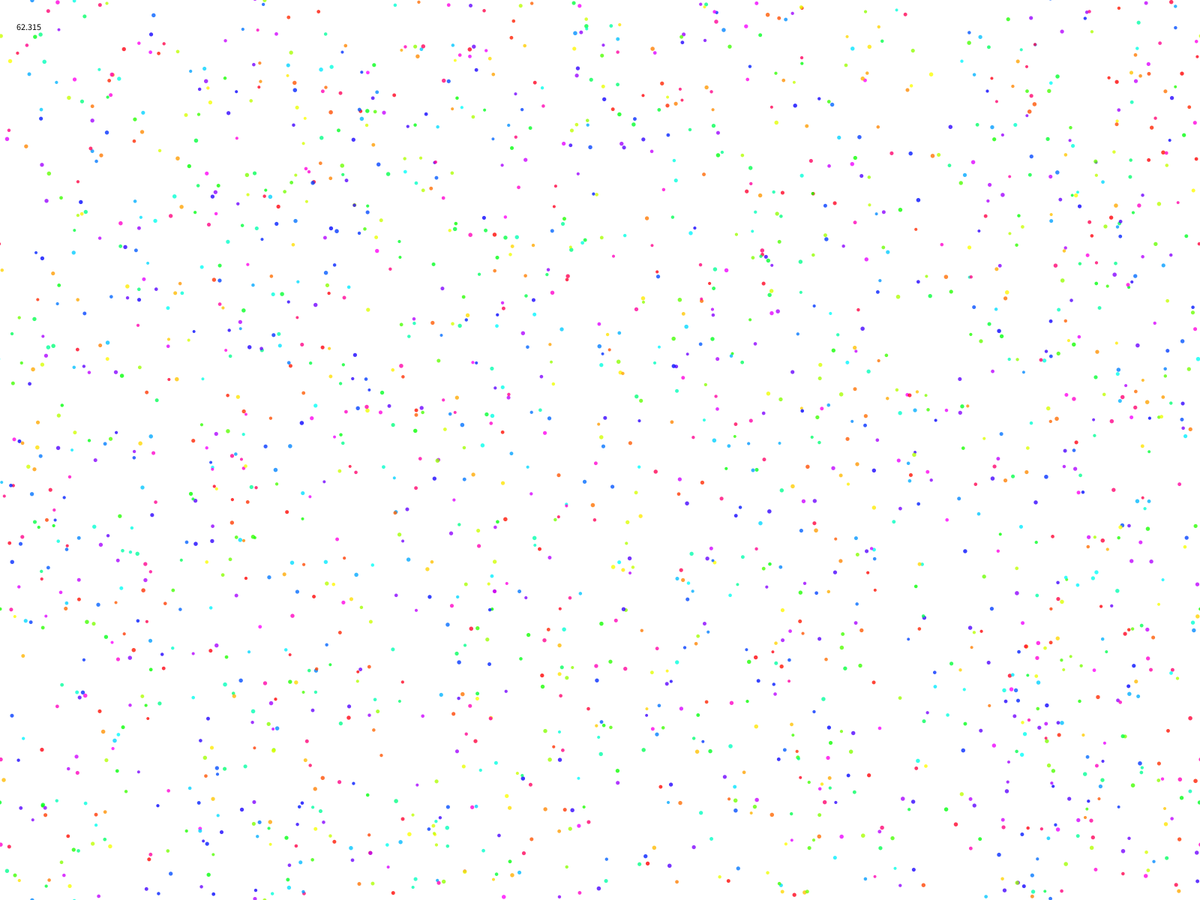
Frame 1 (no input)
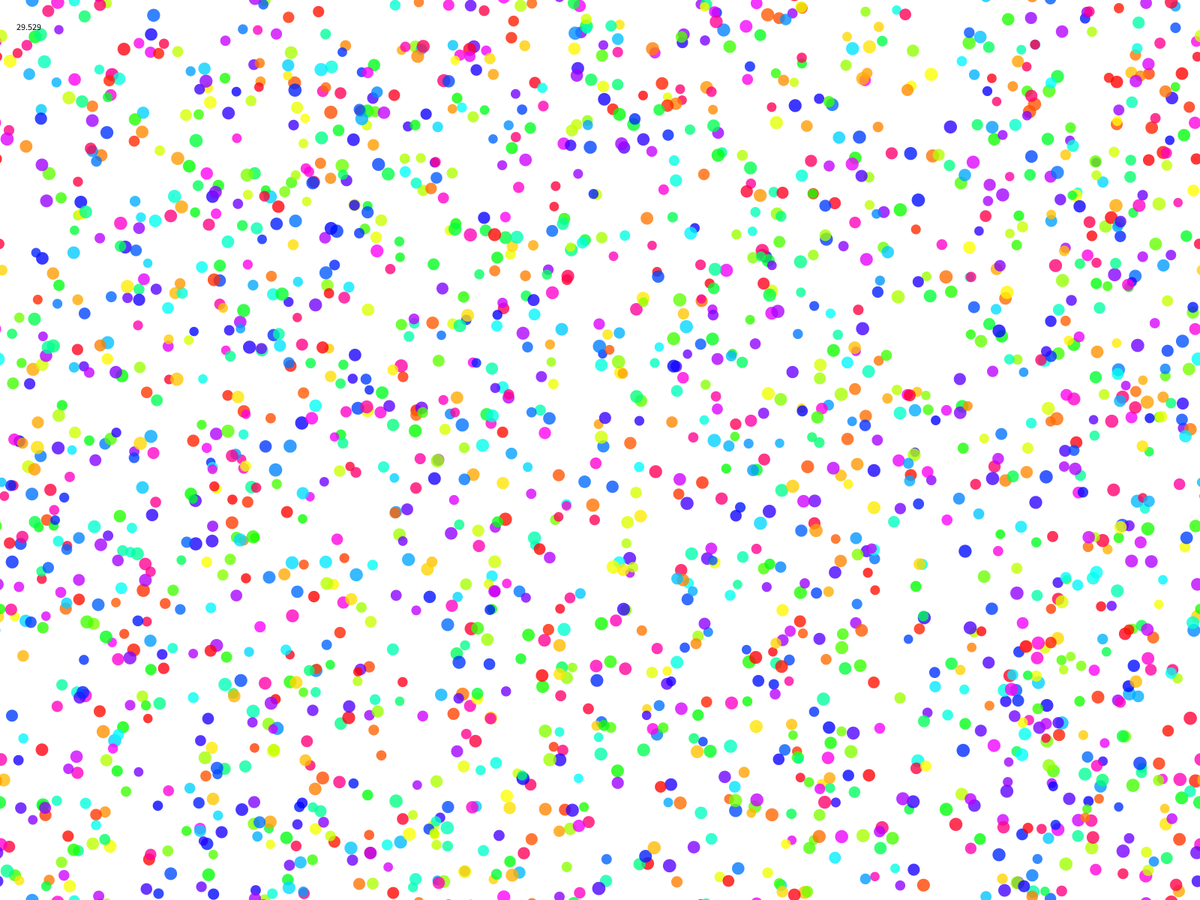
Frame 60 (the mouse pressed at the canvas centre just before this capture)
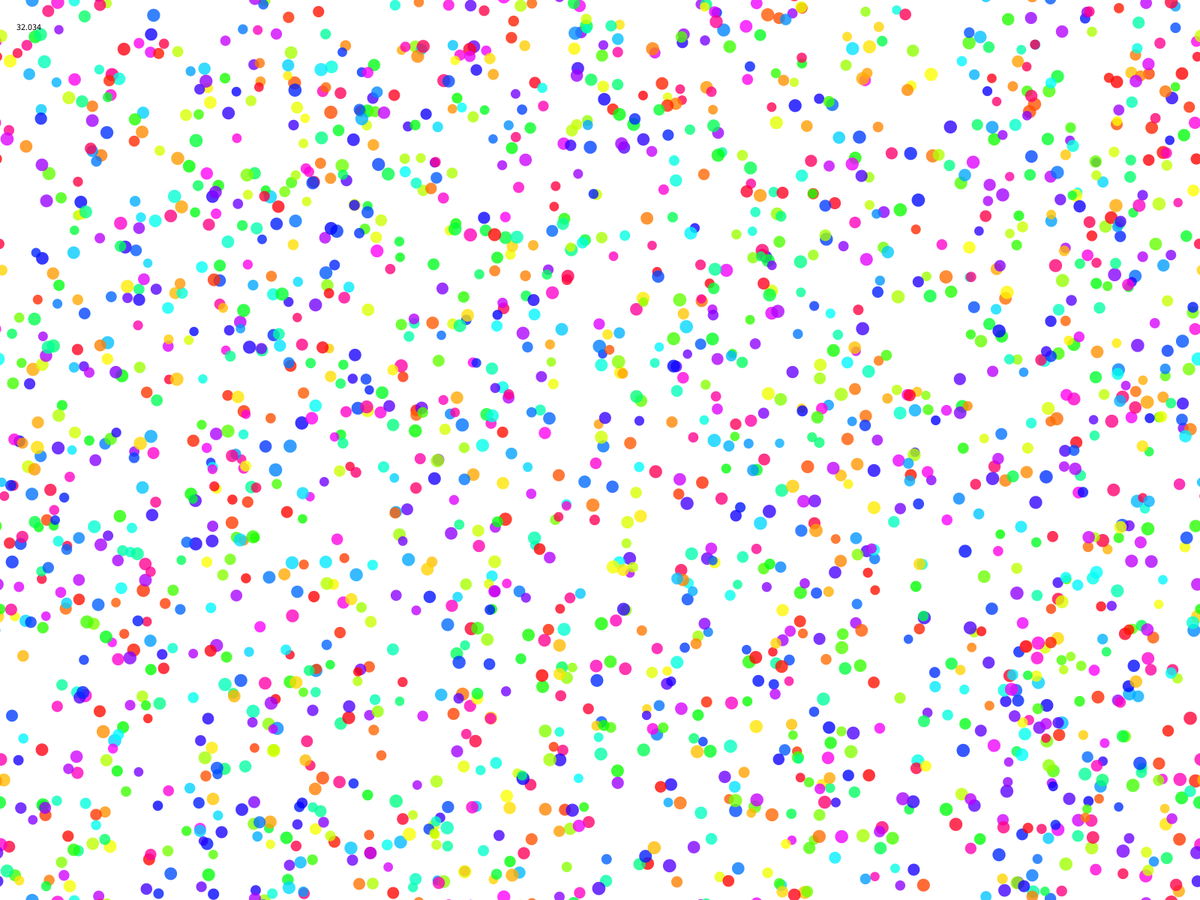
Frame 120 (the mouse held since frame 60 and released just before this capture)

The Processing sketch that drew these frames (run headless with seeded random() and noise(); from frame 60 on, the mouse is pressed at the canvas centre):

// Processing sketch: Growing_Circles
// ── Growing_Circles.pde
Enemy[] enemies = new Enemy[2000];
Camera camera = new Camera();
boolean started;

void setup() {
  fullScreen();
  frameRate(100);
  for (int i = 0; i < enemies.length; i++) 
    enemies[i] = new Enemy(i);
  colorMode(HSB);
  noStroke();
  rectMode(CENTER);
  background(255);
}

void draw() {
  background(255);
  for (Enemy enemy : enemies) {
    if (enemy.alive) {
      if (started) {
        enemy.walk();
        enemy.attack();
      }
      enemy.show();
      enemy.showBorders();
    }
  }
  if (keyPressed) started = true;
  fill(0);
  text(frameRate, 20, 40);
}

class Enemy {
  int ID, currentHp, hp, attack, defence, colour;
  float direction, turn, radius;
  PVector pos;
  boolean alive;

  Enemy(int ID_) {
    ID = ID_;
    hp = int(random(500, 1000));
    attack = int(random(100));
    defence = int(random(100));
    direction = random(2*PI);
    colour = int(random(255));
    alive = true;
    pos = new PVector(random(width), random(height));
  }

  void show() {
    fill(colour, 255, 255, 200);
    currentHp = int(lerp(currentHp, hp, 0.1));
    radius = (PI * sq(currentHp))/1000;
    radius = sqrt(currentHp/PI);
    ellipse(pos.x, pos.y, radius, radius);
  }

  void showBorders() {
    if (pos.x > width-radius/2) {
      ellipse(-(width-pos.x), pos.y, radius, radius);
    }
    if (pos.x < radius/2) {
      ellipse(width+pos.x, pos.y, radius, radius);
    }
    if (pos.y < radius/2) {
      ellipse(pos.x, height+pos.y, radius, radius);
    }
    if (pos.y > height-radius/2) {
      ellipse(pos.x, pos.y-height, radius, radius);
    }
  }

  void walk() {
    turn += random(-0.05, 0.05);
    direction += random(-0.1, 0.1);
    if (turn < -2) turn = -2;
    if (turn > 2) turn = 2;
    pos.x += cos(direction)*map(mouseX, 0, width, 1, 5);
    pos.y += sin(direction)*map(mouseX, 0, width, 1, 5);
    if (pos.x < 0) pos.x += width;
    if (pos.x > width) pos.x -= width;
    if (pos.y < 0) pos.y += height;
    if (pos.y > height) pos.y -= height;
  }

  void attack() {
    for (Enemy enemy : enemies) {
      if (enemy.ID != ID && enemy.alive && hp > enemy.hp && dist(pos.x, pos.y, enemy.pos.x, enemy.pos.y) < (radius/2 + enemy.radius/2)*10/10) {
        hp += enemy.hp;
        enemy.alive = false;
      }
    }
  }
}

class Camera {
  PVector pos, targetPos;

  Camera() {
    pos = new PVector();
    targetPos = new PVector();
  }

  void upatePosition() {
  }
}
